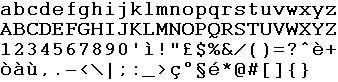
%> input picture Resources/chars.bmp, 338 x 82 px
$ octave --eval "result = fstack_mib(imread('../Resources/chars.bmp'));"   (GNU Octave 9; MATLAB toolbox functions it lacks are replaced by stand-ins)
%> lines starting %> are read from the running program, lines starting %| are printed output that depends on the picture; in (x1, y1, x2, y2) boxes, pixels count from 0 and x2, y2 are one past the last pixel; in counts of white or black regions, pixels touching at a corner belong together; the program's own positions count from 1
function imOut = fstack_mib(I, options)
% function imOut = fstack_mib(I, options)
% Extended depth-of-field focus stacking based on fstack function by Said Pertuz
% https://se.mathworks.com/matlabcentral/fileexchange/55115-extended-depth-of-field
% Generate extended depth-of-field image from focus sequence using noise-robust selective all-in-focus algorithm [1].
%
% Parameters:
% I - a stack of images in format I(1:height, 1:width, 1:colors, 1:depth)
% options - an optional structure with parameters
% .nhsize - size of focus measure window (9).
% .focus - a vector with the focus of each frame.
% .alpha - a scalar in (0,1]. Default is 0.2. See [1] for details.
% .sth - a scalar. Default is 13. See [1] for details.
% .showWaitbar - show or not the waitbar
%
% Return values:
% imOut: a single plane image with an extended depth-of-field

%For further details, see:
% [1] Pertuz et. al. "Generation of all-in-focus images by
%   noise-robust selective fusion of limited depth-of-field
%   images" IEEE Trans. Image Process, 22(3):1242 - 1251, 2013.
%
% S. Pertuz, Jan/2016
% adapted for MIB by Ilya Belevich, 08.02.2019

if nargin < 2; options = struct(); end
if ~isfield(options, 'nhsize'); options.nhsize = 9; end
if ~isfield(options, 'focus'); options.focus = 1:size(I, 4); end
%> after `options.focus = 1:size(I, 4)`: options.focus = 1
if ~isfield(options, 'alpha'); options.alpha = 0.2; end
if ~isfield(options, 'sth'); options.sth = 13; end
if ~isfield(options, 'showWaitbar'); options.showWaitbar = 1; end

if options.showWaitbar; wb = waitbar(0, 'Initializing...', 'Name', 'Extended depth-of-field focus stacking'); end
tic;
height = size(I, 1);
%> height = 82
width = size(I, 2);
%> width = 338
colors = size(I, 3);
%> colors = 1
depth = size(I, 4);
%> depth = 1

m = zeros([height, width, depth]);

if options.showWaitbar; waitbar(0.1, wb, 'Calculating F-measure...'); end
for p = 1:depth
    im = mean(I(:,:,:,p), 3);   % take an average of all color channels, should be double
    fm(:,:,p) = gfocus(im, options.nhsize);
end
%> this loop made 1 pass
%> pass 1, in gfocus, `U = imfilter(im, MEANF, 'replicate');`:
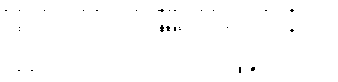
%> U: size 82x338 logical; 99.6% white; black in thin lines or dots, all inside (x1, y1, x2, y2) = (5, 9, 294, 73)
%> pass 1, in gfocus, `FM = (im-U).^2;`:
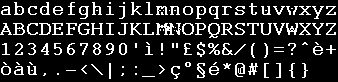
%> FM: size 82x338 double; values 0 (black) and 1 (white), 15.4% white in thin lines or dots
%> pass 1, in gfocus, `FM = imfilter(FM, MEANF, 'replicate');`:
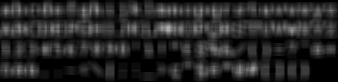
%> FM: size 82x338 double; min 0, max 0.704, mean 0.154

%********** Compute Smeasure ******************
if options.showWaitbar; waitbar(0.35, wb, 'Calculating S-measure...'); end
[u, s, A, fmax] = gauss3P(options.focus, fm);
% [38 lines not run here, left out]
function [u, s, A, Ymax] = gauss3P(x, Y)
%> called with x = 1
% Fast 3-point gaussian interpolation

[height,width,depth] = size(Y);
%> height = 82; width = 338; depth = 1
if depth < 5
    STEP = 1; % Internal parameter
else
    STEP = 2; % Internal parameter
end
[Ymax, I] = max(Y,[ ], 3);
%> I: size 82x338 double; every value is 1
[IN,IM] = meshgrid(1:width,1:height);
Ic = I(:);
Ic(Ic<=STEP)=STEP+1;
Ic(Ic>=depth-STEP)=depth-STEP;
%> (the run ends here)

$ run again, on Resources/DejaVuSansMono.png
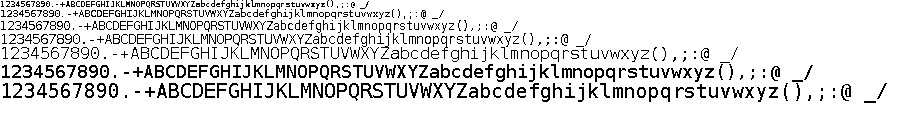
%> input picture Resources/DejaVuSansMono.png, 900 x 113 px
%> the loop in fstack_mib, `for p = 1:depth` made 1 pass
%> pass 1, in gfocus, `U = imfilter(im, MEANF, 'replicate');`:
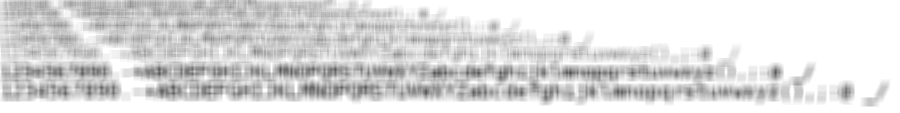
%> U: size 113x900 double; min 0.309, max 1, mean 0.862
%> pass 1, in gfocus, `FM = imfilter(FM, MEANF, 'replicate');`:
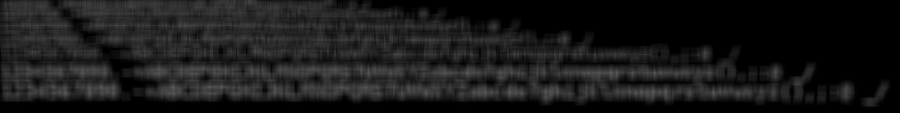
%> FM: size 113x900 double; min 4.93e-30, max 0.36, mean 0.1
%> I: size 113x900 double; every value is 1
